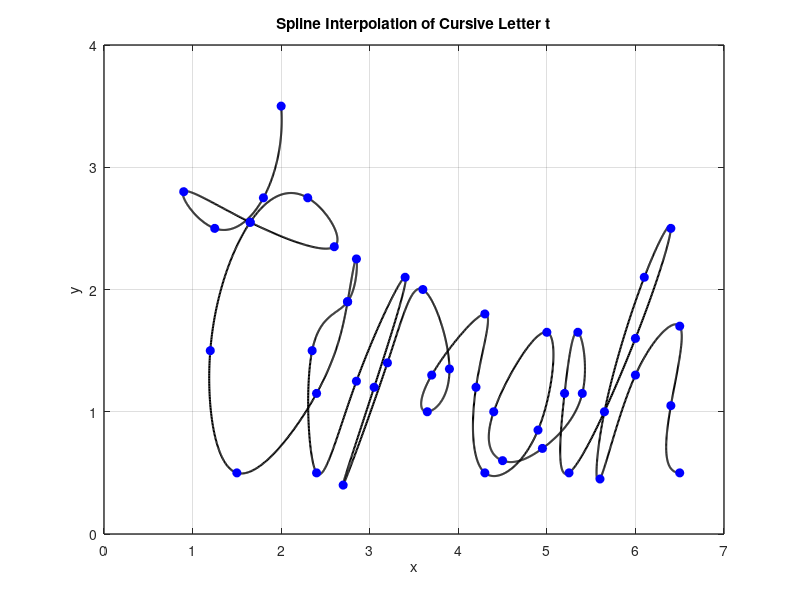

Recreate this plot in MATLAB.
% data points for the letter "t"
x = [2 1.8 1.25 0.9 1.65 2.6 2.3 1.65 1.2 1.5...
    2.4 2.75 2.85 2.75 2.35 2.4...
    2.85 3.4 3.05 2.7 3.2 3.6 3.9 3.65 3.7 4.3 4.2 4.3...
    4.9 5 4.4 4.5 4.95 5.4 5.35 5.2 5.25...
    6 6.4 6.1 5.65 5.6 6 6.5 6.4 6.5];
y = [3.5 2.75 2.5 2.8 2.55 2.35 2.75 2.55 1.5 0.5...
    1.15 1.9 2.25 1.9 1.5 0.5...
    1.25 2.1 1.2 0.4 1.4 2 1.35 1 1.3 1.8 1.2 0.5...
    0.85 1.65 1 0.6 0.7 1.15 1.65 1.15 0.5...
    1.6 2.5 2.1 1 0.45 1.3 1.7 1.05 0.5];

n = length(x);
t = 0:n-1;
tt = 0:0.01:n-1;

xx = spline(t, x, tt);
yy = spline(t, y, tt);

figure (1)
plot (xx, yy, 'k', 'LineWidth', 1.5)
hold on
plot (x, y, 'bo', 'MarkerFaceColor','b')
axis([0 7 0 4])
grid on
title ('Spline Interpolation of Cursive Letter t')
xlabel('x')
ylabel('y')
set (gca, 'Fontsize', 10, 'LineWidth', 1)
grid on

